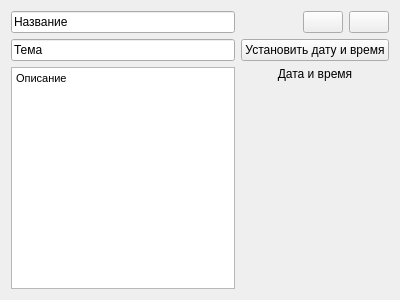
<?xml version="1.0" encoding="UTF-8"?>
<ui version="4.0">
 <class>EditReminderForm</class>
 <widget class="QWidget" name="EditReminderForm">
  <property name="geometry">
   <rect>
    <x>0</x>
    <y>0</y>
    <width>400</width>
    <height>300</height>
   </rect>
  </property>
  <property name="windowTitle">
   <string>Редактирование напоминания</string>
  </property>
  <layout class="QGridLayout" name="gridLayout">
   <item row="1" column="3">
    <layout class="QVBoxLayout" name="verticalLayout_2">
     <item>
      <widget class="QPushButton" name="pb_set_date_time">
       <property name="text">
        <string>Установить дату и время</string>
       </property>
      </widget>
     </item>
     <item>
      <widget class="QLabel" name="lbl_set_date_time">
       <property name="text">
        <string>Дата и время</string>
       </property>
       <property name="alignment">
        <set>Qt::AlignCenter</set>
       </property>
      </widget>
     </item>
     <item>
      <spacer name="verticalSpacer_2">
       <property name="orientation">
        <enum>Qt::Vertical</enum>
       </property>
       <property name="sizeHint" stdset="0">
        <size>
         <width>20</width>
         <height>40</height>
        </size>
       </property>
      </spacer>
     </item>
    </layout>
   </item>
   <item row="0" column="3">
    <layout class="QHBoxLayout" name="horizontalLayout">
     <item>
      <spacer name="horizontalSpacer">
       <property name="orientation">
        <enum>Qt::Horizontal</enum>
       </property>
       <property name="sizeHint" stdset="0">
        <size>
         <width>40</width>
         <height>20</height>
        </size>
       </property>
      </spacer>
     </item>
     <item>
      <widget class="QPushButton" name="pb_save">
       <property name="text">
        <string/>
       </property>
      </widget>
     </item>
     <item>
      <widget class="QPushButton" name="pb_close">
       <property name="text">
        <string/>
       </property>
      </widget>
     </item>
    </layout>
   </item>
   <item row="0" column="1" rowspan="2">
    <layout class="QVBoxLayout" name="verticalLayout">
     <item>
      <widget class="QLineEdit" name="le_title">
       <property name="text">
        <string>Название</string>
       </property>
      </widget>
     </item>
     <item>
      <widget class="QLineEdit" name="le_topic">
       <property name="text">
        <string>Тема</string>
       </property>
      </widget>
     </item>
     <item>
      <widget class="QTextEdit" name="le_description">
       <property name="html">
        <string>&lt;!DOCTYPE HTML PUBLIC &quot;-//W3C//DTD HTML 4.0//EN&quot; &quot;http://www.w3.org/TR/REC-html40/strict.dtd&quot;&gt;
&lt;html&gt;&lt;head&gt;&lt;meta name=&quot;qrichtext&quot; content=&quot;1&quot; /&gt;&lt;style type=&quot;text/css&quot;&gt;
p, li { white-space: pre-wrap; }
&lt;/style&gt;&lt;/head&gt;&lt;body style=&quot; font-family:'MS Shell Dlg 2'; font-size:8.25pt; font-weight:400; font-style:normal;&quot;&gt;
&lt;p style=&quot; margin-top:0px; margin-bottom:0px; margin-left:0px; margin-right:0px; -qt-block-indent:0; text-indent:0px;&quot;&gt;Описание&lt;/p&gt;&lt;/body&gt;&lt;/html&gt;</string>
       </property>
      </widget>
     </item>
    </layout>
   </item>
  </layout>
 </widget>
 <resources/>
 <connections/>
</ui>
